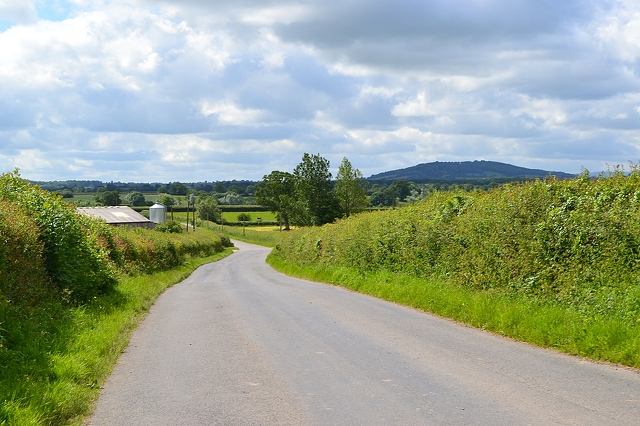
#> input picture test.jpg, 640 x 426 px; its folder holds only this picture in this run
$ python -i main.py   (imports and definitions only)   (older library calls are emulated)
#> lines starting #> are read from the running program, lines starting #| are printed output that depends on the picture; after the words box and inside, x2 and y2 are one past the last pixel; in counts of white or black regions, pixels touching at a corner belong together
import matplotlib.pyplot as plt
import PIL.Image
import glob
import cv2
import numpy as np
import numexpr as ne

# local imports below
# from houghlanedetectpython.gaussian import do_gaussian
# from houghlanedetect.canny import do_canny
# from houghlanedetect.hough import do_hough_straightline, do_hough_curve

PLOT_INTERMEDIARY = True # display results of each step
PLOT_RESULTS = True # save final result in result folder

GAUSSIAN_SIZE = 5 # kernel size
CANNY_LOW = 5
CANNY_HIGH = 15
CANNY_ADAPTIVE_THRESH = True # set to true to use median-based threshold instead of fixed values above
ACCUMULATOR_MAX_AREA = 10 # area around maximum to set to 0 in accumulator before looking for next candidate
N_LINES = 2 # number of lanes

# [18 lines of commented-out code are left out]

GAUSSIAN_SIZE = 5 # kernel size
CANNY_LOW = 8
CANNY_HIGH = 16
DOWNSCALING_FACTOR = 0.3
HORIZON = 220

colors = {
            'white':(255, 255, 255),
            'black':(0,0,0),
            'green':(0, 255, 0),
            'blue':(255,0,0),
            'red':(0,0,255),
            'yellow':(255,255,0)
}


def angle_from_center(img,end_point):
    h,w = img.shape[:2]
    x, y = end_point
    center_y, center_x = h-y,x-w/2
    if center_x == 0:
        angle = 0
    else: angle = np.round(np.rad2deg(np.arctan2(center_y,center_x))-90.0,decimals=1)

    return angle

def lanes_intersect(lane_end, lane_start):
    if (lane_end[1] > lane_end[0] and lane_start[1] > lane_start[0]) or (lane_end[1] < lane_end[0] and lane_start[1] < lane_start[0]):
        return False
    return True


def preprocessing(image):
    # only keep bottom part of image
    img = image[HORIZON:,:]

    # downsample image
    h,w = img.shape[:2]
    #desired_w = 150
    small_to_large_image_size_ratio = DOWNSCALING_FACTOR
    img = cv2.resize(img,
                       (0,0), # set fx and fy, not the final size
                       fx=small_to_large_image_size_ratio,
                       fy=small_to_large_image_size_ratio,
                       interpolation=cv2.INTER_LINEAR)

    blurred = cv2.GaussianBlur(img, (GAUSSIAN_SIZE, GAUSSIAN_SIZE), 0)
    return blurred


def plot_line(a, b, rho, img, opacity=0.8, color='red',downsampling=1):
    y_max, x_max = img.shape[:2]
    #a = a * downsampling
    if downsampling < 1:
        b = (b / downsampling)+HORIZON
    pt1 = (0, int(a * 0 + b))
    pt2 = (x_max, int(a * x_max + b))
    cv2.line(img, pt1, pt2, colors[color], 1, cv2.LINE_AA)
    #print(a, b)
    return img

def is_theta_in_range(theta):
    return (theta < np.deg2rad(-10) and theta > np.deg2rad(-70)) or (theta > np.deg2rad(10) and theta < np.deg2rad(70))

# [18 lines left out: functions theta_ranges_from_lane_angle, is_theta_in_lidar_range, not called in this run]

def do_hough_opencv(orig, img, lane_angle, n_lines=2):
    h, w = img.shape
    h_orig, w_orig = orig.shape[:2]
    middle = w / 2

    lines = cv2.HoughLines(img, 1, np.pi / 180, 10, None, 0, 0)
    color_edges = cv2.cvtColor(img, cv2.COLOR_GRAY2BGR)
    color_orig = orig
    blank_orig = np.zeros_like(orig)

    lane_start = [0,0]
    lane_end = [0,0]
    lane_pos = [0,0]
    lane_side = [0,0]

    n = 1
    if lane_angle is not None:
        lane_angle = -lane_angle

    if lines is not None:
        for i in range(0, len(lines)):
            if n > n_lines:
                break
            rho = lines[i][0][0]
            theta = lines[i][0][1]
            a = -(np.cos(theta) / np.sin(theta))
            b = rho / np.sin(theta)

            # print(a)

            lane_start[n - 1] = ((h - 1) - b) / a
            lane_end[n - 1] = -b / a
            lane_side[n - 1] = (lane_start[n - 1] < middle)
            ang_from_center = angle_from_center(color_edges, (lane_end[n - 1], 0))

            if (lane_angle is None) or (is_theta_in_lidar_range(theta,-lane_angle) and abs(ang_from_center - lane_angle) < 30):
                if (n==1 or (not lanes_intersect(lane_end,lane_start) and (lane_side[n-1] != lane_side[n-2]) and abs(lane_start[n - 1] - lane_start[n - 2])>100 and abs(lane_start[n - 1] - lane_start[n - 2])<w-1)):
                    if n == 2:      lane_color = 'blue'
                    elif n == 1:    lane_color = 'green'
                    print("LANE ANGLE", lane_angle, "--> lane",n,"ang from center:",ang_from_center)
                    color_edges = plot_line(a, b, rho, color_edges, color=lane_color)
                    color_orig = plot_line(a, b, rho, color_orig, color=lane_color, downsampling=DOWNSCALING_FACTOR)
                    blank_orig = plot_line(a, b, rho, blank_orig, color=lane_color, downsampling=DOWNSCALING_FACTOR)
                    n += 1

    return color_edges, color_orig, blank_orig[HORIZON:, :]


# [102 lines left out: function do_hough_straightline, not called in this run]


def draw_lanes_from_img(orig_img, lane_angle = None):
    image = orig_img[:, :, 0]
    image_preprocessed = preprocessing(image)
    edges = cv2.Canny(image_preprocessed, CANNY_LOW, CANNY_HIGH, None, 3)
    # color_edges, color_orig, blank_orig= do_hough_straightline(image, edges, lane_angle=lane_angle, n_lines=2, max_area=5, plot=False)
    color_edges, color_orig, blank_orig = do_hough_opencv(image, edges, lane_angle=lane_angle, n_lines=2)
    color_edges = cv2.cvtColor(np.float32(color_edges), cv2.COLOR_BGR2RGB)
    return color_edges


# [5 lines left out: function draw_lanes, not called in this run]


# [10 lines of commented-out code are left out]

>>> import cv2
>>> picture = cv2.imread('test.jpg')
#> picture is the input picture: shape (426, 640, 3); mean B, G, R 146.1, 165.4, 153.9
>>> result = draw_lanes_from_img(picture)
#> in draw_lanes_from_img, `image = orig_img[:, :, 0]`:
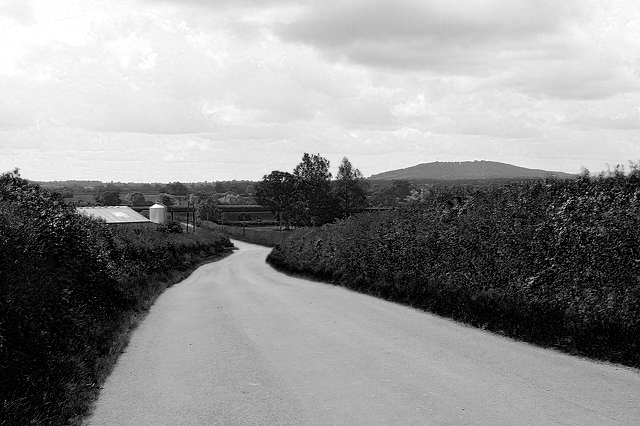
#> image: shape (426, 640); min 0, max 255, mean 146.1
#> in preprocessing, `img = image[HORIZON:,:]`:
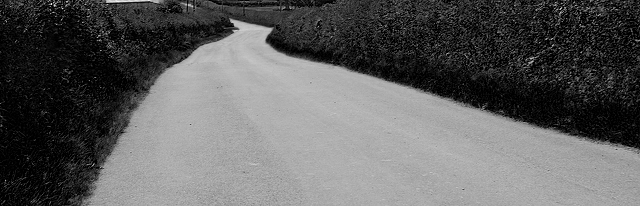
#> img: shape (206, 640); min 0, max 249, mean 94.5
#> in preprocessing, `img = cv2.resize(img, (0,0),`:
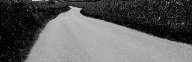
#> img: shape (62, 192); min 0, max 224, mean 94.6
#> in preprocessing, `blurred = cv2.GaussianBlur(img, (GAUSSIAN_SIZE, GAUSSIAN_SIZE), 0)`:
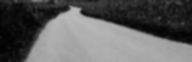
#> blurred: shape (62, 192); min 2, max 188, mean 94.6
#> in draw_lanes_from_img, `edges = cv2.Canny(image_preprocessed, CANNY_LOW, CANNY_HIGH, None, 3)`:
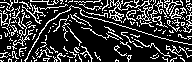
#> edges: shape (62, 192); 22.6% white in thin lines or dots
#> in do_hough_opencv, `color_edges = cv2.cvtColor(img, cv2.COLOR_GRAY2BGR)`: color_edges: shape (62, 192, 3); 22.6% white in thin lines or dots
#> the loop in do_hough_opencv, `for i in range(0, len(lines)):` made 4832 passes
#> (rho, theta, a, x in angle_from_center, center_x in angle_from_center, angle in angle_from_center, ang_from_center) on pass 1: (1, 1.57, 4.37e-08, -22877334, -22877430, 90, 90)
#> (rho, theta, a, x in angle_from_center, center_x in angle_from_center, angle in angle_from_center, ang_from_center) on passes 2 to 7: (-9, 1.85, 0.287, 32.65, -63.35, 45.6, 45.6), (0, 1.59, 0.0175, 0, -96, 57.1, 57.1), (-11, 1.87, 0.306, 37.62, -58.38, 43.3, 43.3), (23, 1.5, -0.0699, 329.7, 233.7, -75.1, -75.1), (2, 1.69, 0.123, -16.41, -112.4, 61.1, 61.1), (8, 1.55, -0.0175, 458.4, 362.4, -80.3, -80.3)
#| LANE ANGLE None --> lane 1 ang from center: 90.0
#> pass 1, in do_hough_opencv, `color_edges = plot_line(a, b, rho, color_edges, color=lane_color)`:
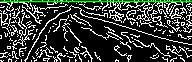
#> color_edges: shape (62, 192, 3); mean B, G, R 55.4, 60.9, 55.4
#> pass 1, in do_hough_opencv, `color_orig = plot_line(a, b, rho, color_orig, color=lane_color, downsa..`:
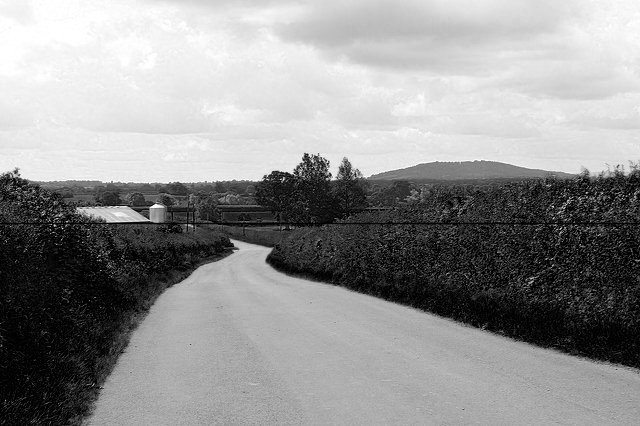
#> color_orig: shape (426, 640); 0.64% of pixels changed, all inside (x1, y1, x2, y2) = (0, 222, 640, 225)
#> in draw_lanes_from_img, `color_edges, color_orig, blank_orig = do_hough_opencv(image, edges, la..`: blank_orig: shape (206, 640); every value is 0
